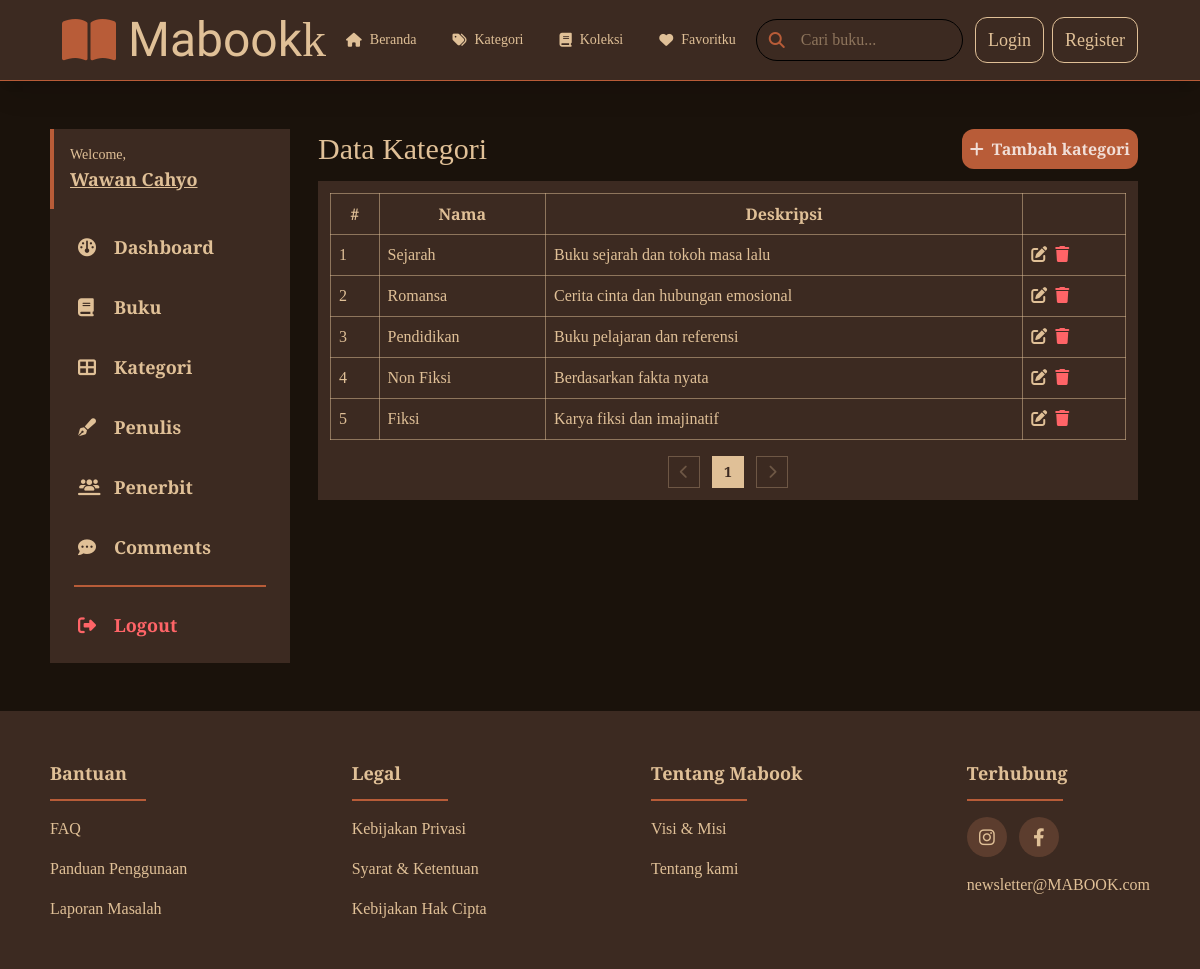
The app's page /admin/categories.php with its own data.
### tables this page shows
CREATE TABLE `categories` (
  `id` bigint UNSIGNED NOT NULL AUTO_INCREMENT,
  `name` varchar(255) NOT NULL,
  `description` mediumtext NOT NULL,
  `gambar` varchar(255) DEFAULT NULL,
  PRIMARY KEY (`id`)
);

### functions/categories.php (called while the page is built, shortened)
<?php
require_once __DIR__ . '/../config/db.php';
function listCategories($filters, $pagination)
{
    global $conn;
    $whereQuery = "";
    $params = [];
    $types = [];
    $limit = $pagination['limit'] ?? 10;
    $page = $pagination['page'] ?? 1;
    $offset = ($page - 1) * $limit;
    $sql = "SELECT * FROM categories $whereQuery ORDER BY id DESC LIMIT ? OFFSET ?";
    $stmt = $conn->prepare($sql);
    if (!empty($params)) {
        $types .= 'ii';
        $params = array_merge($params, [$limit, $offset]);
        $stmt->bind_param($types, ...$params);
    } else {
        $stmt->bind_param('ii', $limit, $offset);
    }
    $stmt->execute();
    return $stmt->get_result()->fetch_all(MYSQLI_ASSOC);
}
function countCategories($filters)
{
    global $conn;
    $whereQuery = "";
    $stmt = $conn->prepare("SELECT COUNT(*) AS total FROM categories $whereQuery");
    $stmt->execute();
    $data = $stmt->get_result()->fetch_assoc();
    return $data['total'] ?? 0;
}

### admin/categories.php (the view, shortened to what this page needs)
<?php require_once(__DIR__ . '/../functions/categories.php') ?>
<?php
$filters = [];
$page = $_GET['page'] ?? 1;
$limit = $_GET['limit'] ?? 10;
$categories = listCategories($filters, ['page' => $page, 'limit' => $limit]);
$countCategories = countCategories($filters);
$totalPage = ceil($countCategories / $limit);
?>
<!DOCTYPE html>
<html lang="en">
<head>
    <link rel="stylesheet" href="https://cdnjs.cloudflare.com/ajax/libs/font-awesome/6.4.0/css/all.min.css">
    <link rel="stylesheet" href="/mabook/src/output.css">
</head>
<body class="bg-[url('https://www.transparenttextures.com/patterns/black-paper.png')] bg-[#1A120B]">
    <?php require_once(__DIR__ . '/../include/header.php') ?>
    <div class="w-11/12 max-w-[1200px] mx-auto mt-12 flex items-start gap-4 relative">
        <?php require_once(__DIR__ . '/../include/admin-sidebar.php') ?>
        <div class="w-full px-3">
            <div>
                <div class="font-crimson text-mabook-light flex justify-between items-center">
                    <div class="text-3xl">Data Kategori</div>
                    <a href="category-create.php" class="bg-mabook-midtone text-white/80 p-2 rounded-xl duration-200 hover:-translate-y-0.5 active:translate-y-1">
                        <div class="flex gap-2 items-center font-semibold">
                            <i class="fas fa-plus"></i>
                            Tambah kategori
                        </div>
                    </a>
                </div>
                <div class="bg-mabook-primary w-full p-3 mt-3">
                    <table class="border-collapse border border-mabook-light/40 table-auto w-full font-crimson text-mabook-light">
                        <thead>
                            <tr>
                                <th class="p-2 border border-mabook-light/50">#</th>
                                <th class="p-2 border border-mabook-light/50">Nama</th>
                                <th class="p-2 border border-mabook-light/50">Deskripsi</th>
                                <th class="p-2 border border-mabook-light/50"></th>
                            </tr>
                        </thead>
                        <tbody>
                            <?php foreach ($categories as $index => $category): ?>
                                <tr>
                                    <td class="p-2 border border-mabook-light/50"><?= $index + 1 ?></td>
                                    <td class="p-2 border border-mabook-light/50"><?= $category['name'] ?></td>
                                    <td class="p-2 border border-mabook-light/50"><?= $category['description'] ?></td>
                                    <td class="p-2 border border-mabook-light/50">
                                        <div class="flex gap-2">
                                            <a href="category-update.php?id=<?= $category['id'] ?>"><i class="fas fa-edit"></i></a>
<form action="categories.php" method="POST" onsubmit="return confirm('Anda yakin?')">
    <button type="submit" class="cursor-pointer"><i class="fas fa-trash text-red-400"></i></button>
</form>
                                        </div>
                                    </td>
                                </tr>
                            <?php endforeach; ?>
                        </tbody>
                    </table>
                    <div class="flex gap-3 justify-center mt-4">
                        <button onclick="window.location='categories.php?page=<?= $page - 1 ?>'" <?= $page <= 1 ? 'disabled' : '' ?> class="mabook-pagination-item disabled:!border-mabook-light/30  disabled:!text-mabook-light/30 cursor-pointer"><i class="fas fa-chevron-left"></i></button>
                        <?php for ($i = 0; $i < $totalPage; $i++): ?>
                            <a href="categories.php?page=<?= $i + 1 ?>" class="mabook-pagination-item <?= $page == $i + 1 ? '!bg-mabook-light !text-mabook-primary' : '' ?>"><?= $i + 1 ?></a>
                        <?php endfor; ?>
                        <button onclick="window.location='categories.php?page=<?= $page + 1 ?>'" <?= $page >= $totalPage ? 'disabled' : '' ?> class="mabook-pagination-item disabled:!border-mabook-light/30  disabled:!text-mabook-light/30 cursor-pointer"><i class="fas fa-chevron-right"></i></button>
                    </div>
                </div>
            </div>
        </div>
    </div>
    <?php require_once(__DIR__ . '/../include/footer.php') ?>
</body>
</html>

### records on screen
categories: name "Sejarah", description "Buku sejarah dan tokoh masa lalu"
categories: name "Romansa", description "Cerita cinta dan hubungan emosional"
categories: name "Pendidikan", description "Buku pelajaran dan referensi"
categories: name "Non Fiksi", description "Berdasarkan fakta nyata"
categories: name "Fiksi", description "Karya fiksi dan imajinatif"

### other values on screen
$menu['label'] "Beranda"
$menu['label'] "Kategori"
$menu['label'] "Koleksi"
$menu['label'] "Favoritku"
